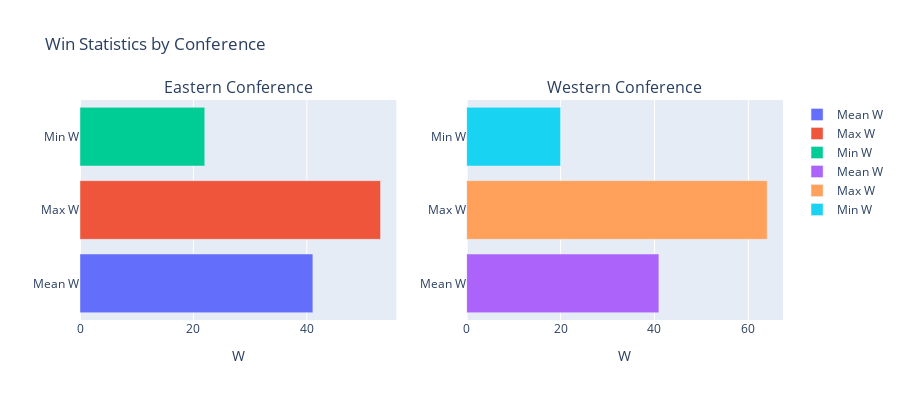

The code cell stored with this chart in its notebook:
### Code cell
import plotly.graph_objects as go
from plotly.subplots import make_subplots

# Compute mean, max, and min W for both conferences
east_w_values = df_east["W"].values
east_mean_w = np.mean(east_w_values)
east_max_w = np.max(east_w_values)
east_min_w = np.min(east_w_values)

west_w_values = df_west["W"].values
west_mean_w = np.mean(west_w_values)
west_max_w = np.max(west_w_values)
west_min_w = np.min(west_w_values)

# Create subplots with 1 row and 2 columns
fig = make_subplots(rows=1, cols=2, subplot_titles=("Eastern Conference", "Western Conference"))

# Add bar charts to subplots
fig.add_trace(go.Bar(x=[east_mean_w], y=["Mean W"], orientation="h", name="Mean W"), row=1, col=1)
fig.add_trace(go.Bar(x=[east_max_w], y=["Max W"], orientation="h", name="Max W"), row=1, col=1)
fig.add_trace(go.Bar(x=[east_min_w], y=["Min W"], orientation="h", name="Min W"), row=1, col=1)
fig.update_xaxes(title_text="W", row=1, col=1)

fig.add_trace(go.Bar(x=[west_mean_w], y=["Mean W"], orientation="h", name="Mean W"), row=1, col=2)
fig.add_trace(go.Bar(x=[west_max_w], y=["Max W"], orientation="h", name="Max W"), row=1, col=2)
fig.add_trace(go.Bar(x=[west_min_w], y=["Min W"], orientation="h", name="Min W"), row=1, col=2)
fig.update_xaxes(title_text="W", row=1, col=2)

# Update layout
fig.update_layout(title="Win Statistics by Conference", height=400)

# Show figure
fig.show()

### Figure 1 — Plotly figure (JSON) as saved in the notebook; plotly's stock layout.template omitted (floating-point values rounded to 4 significant figures)
{"data": [{"name": "Mean W", "orientation": "h", "type": "bar", "x": [41.07], "xaxis": "x", "y": ["Mean W"], "yaxis": "y"}, {"name": "Max W", "orientation": "h", "type": "bar", "x": [53], "xaxis": "x", "y": ["Max W"], "yaxis": "y"}, {"name": "Min W", "orientation": "h", "type": "bar", "x": [22], "xaxis": "x", "y": ["Min W"], "yaxis": "y"}, {"name": "Mean W", "orientation": "h", "type": "bar", "x": [40.93], "xaxis": "x2", "y": ["Mean W"], "yaxis": "y2"}, {"name": "Max W", "orientation": "h", "type": "bar", "x": [64], "xaxis": "x2", "y": ["Max W"], "yaxis": "y2"}, {"name": "Min W", "orientation": "h", "type": "bar", "x": [20], "xaxis": "x2", "y": ["Min W"], "yaxis": "y2"}], "layout": {"annotations": [{"font": {"size": 16}, "showarrow": false, "text": "Eastern Conference", "x": 0.225, "xanchor": "center", "xref": "paper", "y": 1, "yanchor": "bottom", "yref": "paper"}, {"font": {"size": 16}, "showarrow": false, "text": "Western Conference", "x": 0.775, "xanchor": "center", "xref": "paper", "y": 1, "yanchor": "bottom", "yref": "paper"}], "height": 400, "title": {"text": "Win Statistics by Conference"}, "xaxis": {"anchor": "y", "domain": [0, 0.45], "title": {"text": "W"}}, "xaxis2": {"anchor": "y2", "domain": [0.55, 1], "title": {"text": "W"}}, "yaxis": {"anchor": "x", "domain": [0, 1]}, "yaxis2": {"anchor": "x2", "domain": [0, 1]}}}
